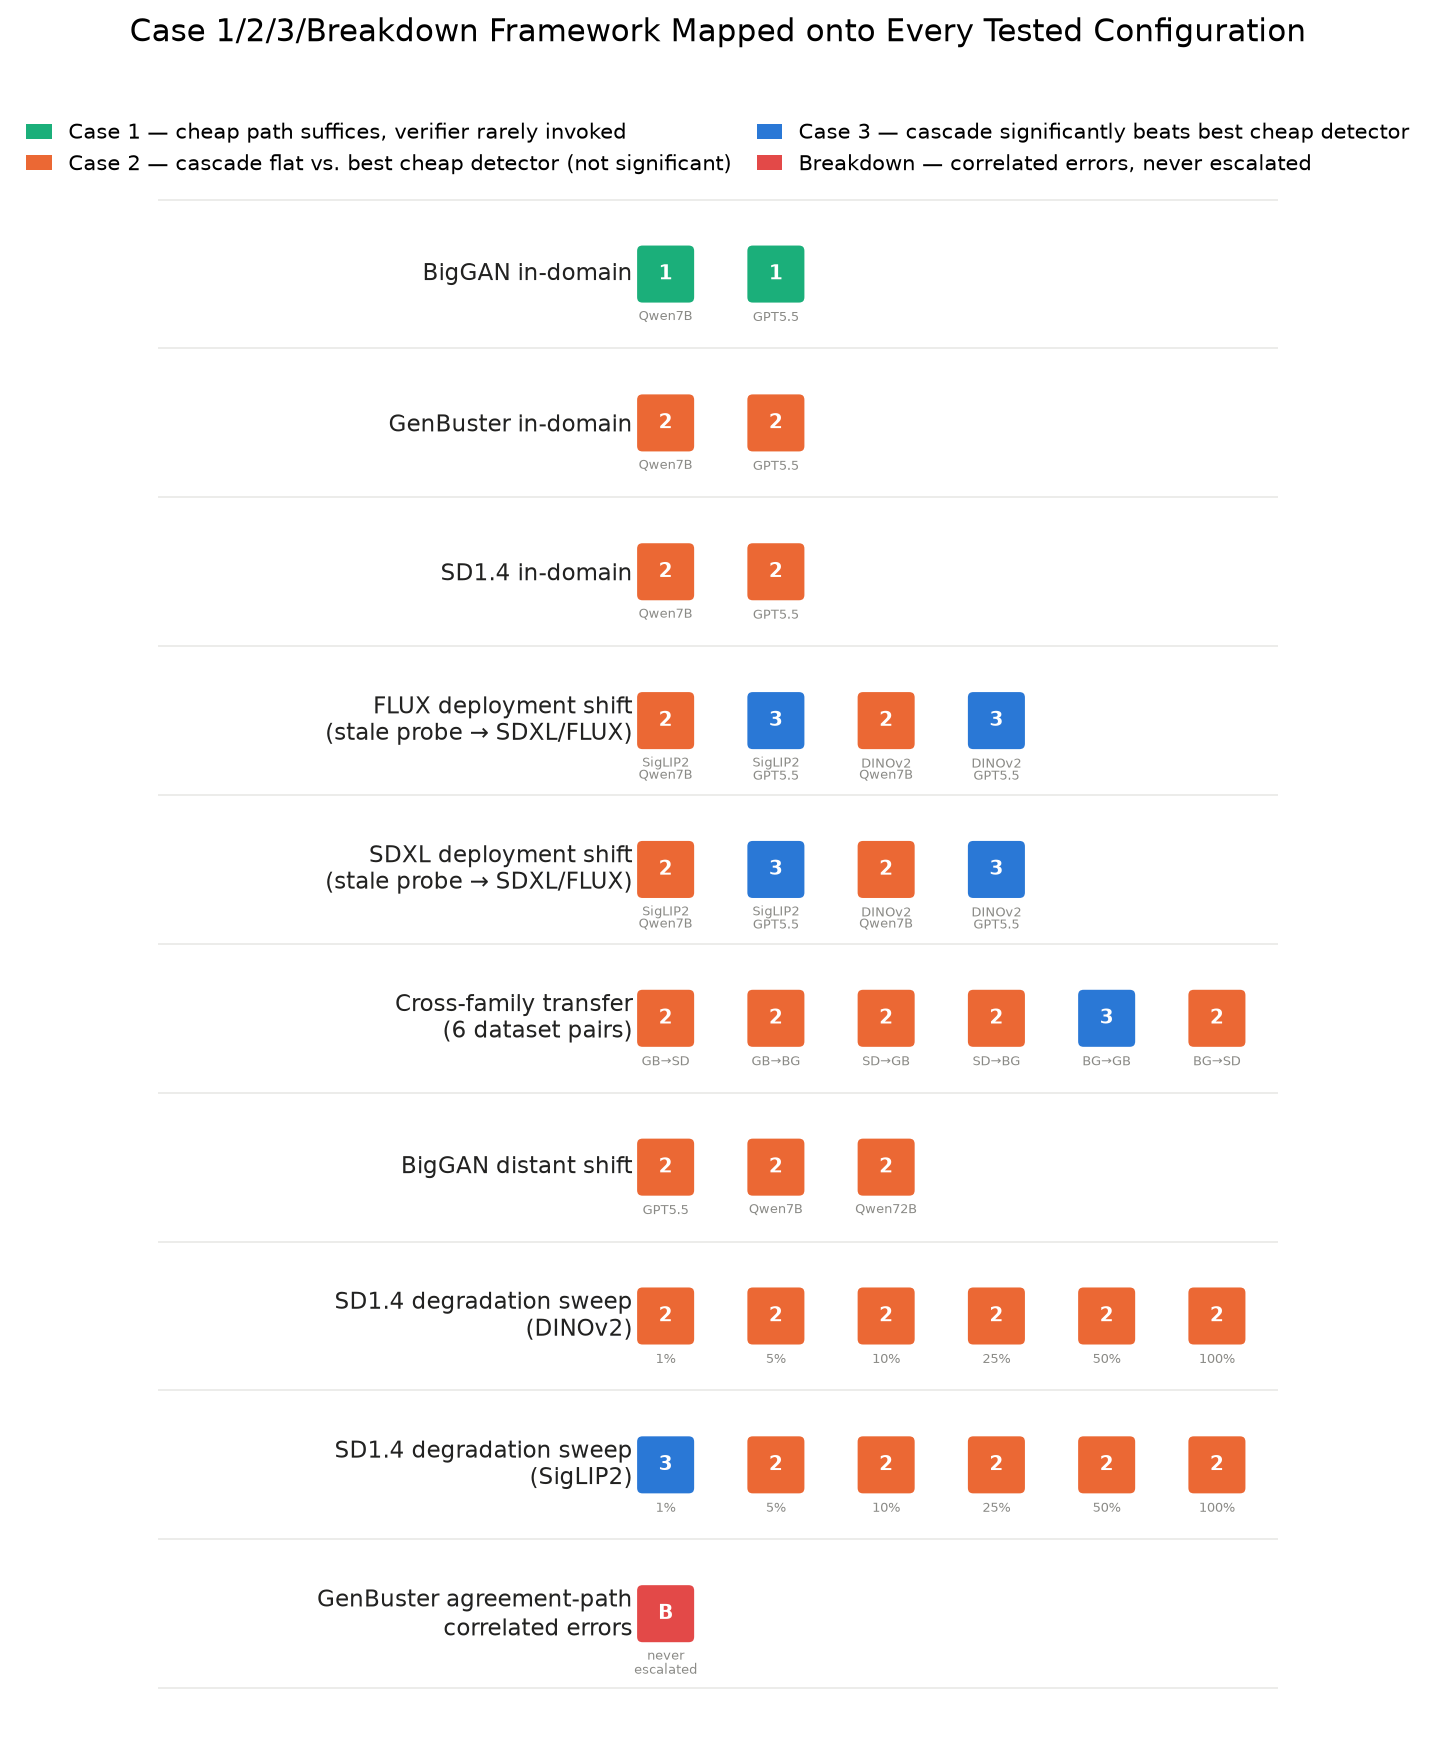

Write Python code to recreate this figure.
"""
Figure F: Reviewer-2 Case Mapping — Case 1/2/3/Breakdown Across All Configurations
-------------------------------------------------------------------------------------
Reviewer 2, point 4, asked for a unified summary mapping the paper's Case 1/2/3/
Breakdown framework (Sec. III.D) onto every empirical configuration tested. That
currently exists only as a 36-row table (routing/results/tab_case_mapping.csv). This
figure is a compact pictogram grid: one row per experiment group, one colored chip
per individual configuration within that group (verifier / backbone / train-fraction
variant), colored by its Case. The reader sees group-level patterns in a few seconds
(e.g. "cross-family transfer is uniformly Case 2", "the SD1.4 probe-degradation sweep
flips from Case 3 to Case 2 as training data grows") that would take much longer to
extract from the raw table.

Case semantics (Sec. III.D):
  Case 1      — cheap path near-ceiling; verifier rarely invoked (benign)
  Case 2      — cascade does not clearly beat the best cheap detector (neutral/flat)
  Case 3      — cascade significantly outperforms the best cheap detector (the win)
  Breakdown   — correlated cheap-detector errors never enter the disagreement set,
                so no verifier can fix them regardless of quality (blind spot)

Grouping and row labels are derived programmatically from the `configuration` column
text (regex), not hand-typed per row, so this figure stays in sync if the table
grows. All data is read LIVE from:
  routing/results/tab_case_mapping.csv

Output: routing/plot_fig_f_case_mapping.png
        routing/plot_fig_f_case_mapping.pdf
"""

import os
import csv
import re
import numpy as np
import matplotlib
matplotlib.use("Agg")
import matplotlib.pyplot as plt
import matplotlib.patches as mpatches

HERE = os.path.dirname(__file__)
CSV_PATH = os.path.join(HERE, "..", "results", "tab_case_mapping.csv")

# ---------------------------------------------------------------------------
# Load data live
# ---------------------------------------------------------------------------
with open(CSV_PATH, newline="") as f:
    records = list(csv.DictReader(f))


def pretty_dataset(name):
    return "SD1.4" if name == "SD14" else name


def abbrev_dataset(name):
    return {"GenBuster": "GB", "SD14": "SD", "SD1.4": "SD", "BigGAN": "BG"}.get(name, name)


def abbrev_verifier(name):
    return (name.replace("Qwen2.5-VL-", "Qwen")
                .replace("GPT-5.5", "GPT5.5"))


def classify(rec):
    """Return (group_key, group_order, chip_sublabel) for one row of the table."""
    ds = pretty_dataset(rec["dataset"])
    cfg = rec["configuration"]

    m = re.match(r"cross-family (\S+)->(\S+) \(", cfg)
    if m:
        src, dst = abbrev_dataset(m.group(1)), abbrev_dataset(m.group(2))
        return ("Cross-family transfer\n(6 dataset pairs)", 3, f"{src}→{dst}")

    m = re.match(r"(.+) distant shift \(.*verifier=([^)]+)\)", cfg)
    if m:
        return (f"{pretty_dataset(m.group(1))} distant shift", 4, abbrev_verifier(m.group(2)))

    m = re.match(r"(.+) deployment shift, stale (\w+) probe, verifier=(.+)", cfg)
    if m:
        ds_name = pretty_dataset(m.group(1))
        return (f"{ds_name} deployment shift\n(stale probe → SDXL/FLUX)", 2,
                 f"{m.group(2)}\n{abbrev_verifier(m.group(3))}")

    m = re.match(r"(.+) probe-degradation sweep, (\w+), frac=(\S+) \(verifier=([^)]+)\)", cfg)
    if m:
        backbone = m.group(2)
        return (f"SD1.4 degradation sweep\n({backbone})", 5, m.group(3))

    m = re.match(r"(.+) in-domain \(.*verifier=([^)]+)\)", cfg)
    if m:
        return (f"{pretty_dataset(m.group(1))} in-domain", 1, abbrev_verifier(m.group(2)))

    if "agreement-path correlated errors" in cfg:
        return (f"{ds} agreement-path\ncorrelated errors", 6, "never\nescalated")

    return ("Other", 9, cfg[:12])


rows_data = []
for rec in records:
    group, order, sub = classify(rec)
    rows_data.append({
        "group": group, "order": order, "sub": sub,
        "case": rec["case"].strip(),
    })

# ---------------------------------------------------------------------------
# Assemble rows: preserve group order (as first seen under `order`), then the
# original table order within a group (verifier sweep order etc.)
# ---------------------------------------------------------------------------
groups_seen = {}
for r in rows_data:
    groups_seen.setdefault((r["order"], r["group"]), []).append(r)

group_keys = sorted(groups_seen.keys())

# ---------------------------------------------------------------------------
# Style — validated categorical palette (dataviz skill, fixed hue order)
# ---------------------------------------------------------------------------
CASE_COLOR = {
    "1": "#1baf7a",          # aqua  — benign, cheap path suffices
    "2": "#eb6834",          # orange — cascade flat vs. best cheap
    "3": "#2a78d6",          # blue  — cascade significantly wins
    "Breakdown": "#e34948",  # red   — correlated blind spot
}
CASE_LABEL = {
    "1": "Case 1 — cheap path suffices, verifier rarely invoked",
    "2": "Case 2 — cascade flat vs. best cheap detector (not significant)",
    "3": "Case 3 — cascade significantly beats best cheap detector",
    "Breakdown": "Breakdown — correlated errors, never escalated",
}

n_rows = len(group_keys)
max_cols = max(len(v) for v in groups_seen.values())

chip = 0.5            # chip size (data units, square — aspect is forced equal below)
col_pitch = 1.0
row_h = 1.35           # extra headroom per row for two-line sublabels
label_margin = 4.6     # x-units reserved on the left for row labels

fig_w = label_margin + max_cols * col_pitch + 1.0
fig_h = n_rows * row_h + 2.0
fig, ax = plt.subplots(figsize=(fig_w * 0.62, fig_h * 0.62))
ax.set_aspect("equal", adjustable="box")

for ri, key in enumerate(group_keys):
    y = (n_rows - ri) * row_h
    items = groups_seen[key]
    group_label = key[1]
    ax.text(-0.3, y, group_label, ha="right", va="center", fontsize=9.2,
             color="#222221", linespacing=1.15)
    for ci, item in enumerate(items):
        xc = ci * col_pitch
        color = CASE_COLOR.get(item["case"], "#b0b0ac")
        rect = mpatches.FancyBboxPatch(
            (xc - chip / 2, y - chip / 2), chip, chip,
            boxstyle="round,pad=0.02,rounding_size=0.06",
            facecolor=color, edgecolor="white", linewidth=1.0, zorder=3,
        )
        ax.add_patch(rect)
        case_txt = "B" if item["case"] == "Breakdown" else item["case"]
        ax.text(xc, y, case_txt, ha="center", va="center", fontsize=8.0,
                 color="white", fontweight="bold", zorder=4)
        ax.text(xc, y - chip / 2 - 0.08, item["sub"], ha="center", va="top",
                 fontsize=5.4, color="#8a8a86", linespacing=0.9)

ax.set_xlim(-label_margin, (max_cols - 1) * col_pitch + chip / 2 + 0.3)
ax.set_ylim(0.15, n_rows * row_h + 0.85)
ax.set_xticks([])
ax.set_yticks([])
for spine in ax.spines.values():
    spine.set_visible(False)

# Row separators
for ri in range(n_rows + 1):
    ax.axhline((n_rows - ri) * row_h + row_h / 2, color="#ececea", linewidth=0.8, zorder=0)

handles = [mpatches.Patch(facecolor=CASE_COLOR[c], label=CASE_LABEL[c])
           for c in ["1", "2", "3", "Breakdown"]]
fig.legend(handles=handles, loc="upper center", bbox_to_anchor=(0.5, 0.965),
           ncol=2, fontsize=8.4, frameon=False, handlelength=1.2, columnspacing=1.2)

fig.suptitle(
    "Case 1/2/3/Breakdown Framework Mapped onto Every Tested Configuration",
    fontsize=12.5, y=1.015,
)

plt.tight_layout(rect=[0, 0, 1, 0.97])

out_dir = os.path.join(HERE, "..")
for ext in ("png", "pdf"):
    path = os.path.join(out_dir, f"plot_fig_f_case_mapping.{ext}")
    plt.savefig(path, dpi=180, bbox_inches="tight")
    print(f"Saved: {path}")

plt.close()
